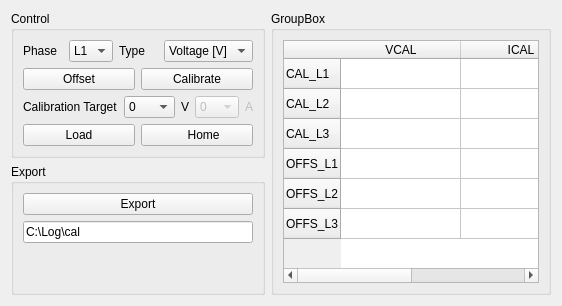
      <widget class="QWidget" name="tabCalibration">
       <attribute name="title">
        <string>Calibration</string>
       </attribute>
       <layout class="QGridLayout" name="gridLayout_8">
        <item row="1" column="0">
         <widget class="QGroupBox" name="groupBox_9">
          <property name="title">
           <string>Export</string>
          </property>
          <layout class="QVBoxLayout" name="verticalLayout_5">
           <item>
            <widget class="QPushButton" name="pushButton_2">
             <property name="text">
              <string>Export</string>
             </property>
            </widget>
           </item>
           <item>
            <widget class="QLineEdit" name="lineEdit">
             <property name="sizePolicy">
              <sizepolicy hsizetype="Minimum" vsizetype="Fixed">
               <horstretch>0</horstretch>
               <verstretch>0</verstretch>
              </sizepolicy>
             </property>
             <property name="text">
              <string>C:\Log\cal</string>
             </property>
            </widget>
           </item>
           <item>
            <spacer name="verticalSpacer_2">
             <property name="orientation">
              <enum>Qt::Vertical</enum>
             </property>
             <property name="sizeType">
              <enum>QSizePolicy::Minimum</enum>
             </property>
             <property name="sizeHint" stdset="0">
              <size>
               <width>20</width>
               <height>40</height>
              </size>
             </property>
            </spacer>
           </item>
          </layout>
         </widget>
        </item>
        <item row="0" column="0">
         <widget class="QGroupBox" name="groupBox_2">
          <property name="sizePolicy">
           <sizepolicy hsizetype="Minimum" vsizetype="Minimum">
            <horstretch>0</horstretch>
            <verstretch>0</verstretch>
           </sizepolicy>
          </property>
          <property name="title">
           <string>Control</string>
          </property>
          <layout class="QGridLayout" name="gridLayout_17">
           <item row="3" column="0">
            <widget class="QPushButton" name="pushButtonLoadCalibration">
             <property name="sizePolicy">
              <sizepolicy hsizetype="Minimum" vsizetype="Minimum">
               <horstretch>0</horstretch>
               <verstretch>0</verstretch>
              </sizepolicy>
             </property>
             <property name="text">
              <string>Load</string>
             </property>
            </widget>
           </item>
           <item row="3" column="1">
            <widget class="QPushButton" name="pushButtonCalibrationHome">
             <property name="minimumSize">
              <size>
               <width>0</width>
               <height>0</height>
              </size>
             </property>
             <property name="text">
              <string>    Home</string>
             </property>
             <property name="icon">
              <iconset resource="../PowerLAB.qrc">
               <normaloff>:/images/home.svg</normaloff>:/images/home.svg</iconset>
             </property>
             <property name="iconSize">
              <size>
               <width>32</width>
               <height>32</height>
              </size>
             </property>
            </widget>
           </item>
           <item row="0" column="0" colspan="2">
            <layout class="QGridLayout" name="gridLayout_15">
             <item row="0" column="1">
              <widget class="QComboBox" name="comboBoxCalPhase">
               <property name="sizePolicy">
                <sizepolicy hsizetype="Preferred" vsizetype="Minimum">
                 <horstretch>0</horstretch>
                 <verstretch>0</verstretch>
                </sizepolicy>
               </property>
               <item>
                <property name="text">
                 <string>L1</string>
                </property>
               </item>
               <item>
                <property name="text">
                 <string>L2</string>
                </property>
               </item>
               <item>
                <property name="text">
                 <string>L3</string>
                </property>
               </item>
              </widget>
             </item>
             <item row="0" column="0">
              <widget class="QLabel" name="label_6">
               <property name="text">
                <string>Phase</string>
               </property>
              </widget>
             </item>
             <item row="0" column="3">
              <widget class="QComboBox" name="comboBoxCalType">
               <property name="sizePolicy">
                <sizepolicy hsizetype="Minimum" vsizetype="Minimum">
                 <horstretch>0</horstretch>
                 <verstretch>0</verstretch>
                </sizepolicy>
               </property>
               <item>
                <property name="text">
                 <string>Voltage [V]</string>
                </property>
               </item>
               <item>
                <property name="text">
                 <string>Current [A]</string>
                </property>
               </item>
              </widget>
             </item>
             <item row="0" column="2">
              <widget class="QLabel" name="label_7">
               <property name="sizePolicy">
                <sizepolicy hsizetype="Preferred" vsizetype="Minimum">
                 <horstretch>0</horstretch>
                 <verstretch>0</verstretch>
                </sizepolicy>
               </property>
               <property name="text">
                <string>Type</string>
               </property>
              </widget>
             </item>
            </layout>
           </item>
           <item row="1" column="0" colspan="2">
            <layout class="QHBoxLayout" name="horizontalLayout_6">
             <item>
              <widget class="QPushButton" name="pushButtonCalibrateOffset">
               <property name="sizePolicy">
                <sizepolicy hsizetype="Preferred" vsizetype="Preferred">
                 <horstretch>0</horstretch>
                 <verstretch>0</verstretch>
                </sizepolicy>
               </property>
               <property name="text">
                <string>Offset</string>
               </property>
              </widget>
             </item>
             <item>
              <widget class="QPushButton" name="pushButtonCalibrateGain">
               <property name="sizePolicy">
                <sizepolicy hsizetype="Minimum" vsizetype="Preferred">
                 <horstretch>0</horstretch>
                 <verstretch>0</verstretch>
                </sizepolicy>
               </property>
               <property name="text">
                <string>Calibrate</string>
               </property>
              </widget>
             </item>
            </layout>
           </item>
           <item row="2" column="0" colspan="2">
            <layout class="QGridLayout" name="gridLayout_16">
             <item row="0" column="4">
              <widget class="QLabel" name="labelCurrentCalUnit">
               <property name="enabled">
                <bool>false</bool>
               </property>
               <property name="text">
                <string>A</string>
               </property>
              </widget>
             </item>
             <item row="0" column="2">
              <widget class="QLabel" name="labelVoltageCalUnit">
               <property name="enabled">
                <bool>true</bool>
               </property>
               <property name="text">
                <string>V</string>
               </property>
              </widget>
             </item>
             <item row="0" column="0">
              <widget class="QLabel" name="label_10">
               <property name="text">
                <string>Calibration Target</string>
               </property>
              </widget>
             </item>
             <item row="0" column="1">
              <widget class="QComboBox" name="comboBoxVoltageCalValue">
               <property name="sizePolicy">
                <sizepolicy hsizetype="Preferred" vsizetype="Minimum">
                 <horstretch>0</horstretch>
                 <verstretch>0</verstretch>
                </sizepolicy>
               </property>
               <item>
                <property name="text">
                 <string>0</string>
                </property>
               </item>
               <item>
                <property name="text">
                 <string>40</string>
                </property>
               </item>
               <item>
                <property name="text">
                 <string>80</string>
                </property>
               </item>
               <item>
                <property name="text">
                 <string>120</string>
                </property>
               </item>
               <item>
                <property name="text">
                 <string>160</string>
                </property>
               </item>
               <item>
                <property name="text">
                 <string>200</string>
                </property>
               </item>
               <item>
                <property name="text">
                 <string>240</string>
                </property>
               </item>
               <item>
                <property name="text">
                 <string>280</string>
                </property>
               </item>
               <item>
                <property name="text">
                 <string>320</string>
                </property>
               </item>
               <item>
                <property name="text">
                 <string>360</string>
                </property>
               </item>
               <item>
                <property name="text">
                 <string>400</string>
                </property>
               </item>
              </widget>
             </item>
             <item row="0" column="3">
              <widget class="QComboBox" name="comboBoxCurrentCalValue">
               <property name="enabled">
                <bool>false</bool>
               </property>
               <property name="sizePolicy">
                <sizepolicy hsizetype="Preferred" vsizetype="Minimum">
                 <horstretch>0</horstretch>
                 <verstretch>0</verstretch>
                </sizepolicy>
               </property>
               <item>
                <property name="text">
                 <string>0</string>
                </property>
               </item>
               <item>
                <property name="text">
                 <string>1</string>
                </property>
               </item>
               <item>
                <property name="text">
                 <string>2</string>
                </property>
               </item>
               <item>
                <property name="text">
                 <string>4</string>
                </property>
               </item>
               <item>
                <property name="text">
                 <string>6</string>
                </property>
               </item>
               <item>
                <property name="text">
                 <string>8</string>
                </property>
               </item>
               <item>
                <property name="text">
                 <string>10</string>
                </property>
               </item>
               <item>
                <property name="text">
                 <string>12</string>
                </property>
               </item>
               <item>
                <property name="text">
                 <string>16</string>
                </property>
               </item>
               <item>
                <property name="text">
                 <string>20</string>
                </property>
               </item>
               <item>
                <property name="text">
                 <string>24</string>
                </property>
               </item>
              </widget>
             </item>
            </layout>
           </item>
          </layout>
         </widget>
        </item>
        <item row="0" column="1" rowspan="2">
         <widget class="QGroupBox" name="groupBox_7">
          <property name="title">
           <string>GroupBox</string>
          </property>
          <layout class="QGridLayout" name="gridLayout_12">
           <item row="0" column="0">
            <widget class="QTableWidget" name="tableWidgetCalData">
             <property name="sizePolicy">
              <sizepolicy hsizetype="Minimum" vsizetype="Minimum">
               <horstretch>0</horstretch>
               <verstretch>0</verstretch>
              </sizepolicy>
             </property>
             <property name="autoScrollMargin">
              <number>14</number>
             </property>
             <attribute name="horizontalHeaderDefaultSectionSize">
              <number>120</number>
             </attribute>
             <row>
              <property name="text">
               <string>CAL_L1</string>
              </property>
             </row>
             <row>
              <property name="text">
               <string>CAL_L2</string>
              </property>
             </row>
             <row>
              <property name="text">
               <string>CAL_L3</string>
              </property>
             </row>
             <row>
              <property name="text">
               <string>OFFS_L1</string>
              </property>
             </row>
             <row>
              <property name="text">
               <string>OFFS_L2</string>
              </property>
             </row>
             <row>
              <property name="text">
               <string>OFFS_L3</string>
              </property>
             </row>
             <column>
              <property name="text">
               <string>VCAL</string>
              </property>
             </column>
             <column>
              <property name="text">
               <string>ICAL</string>
              </property>
             </column>
            </widget>
           </item>
          </layout>
         </widget>
        </item>
       </layout>
      </widget>
